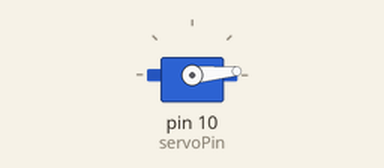
Bench run of a sketch on a simulated Arduino Uno, built with avr-gcc and run on an emulated ATmega328P. Parts: servo.

Above: at 0.05 s.
At 0.7 s:
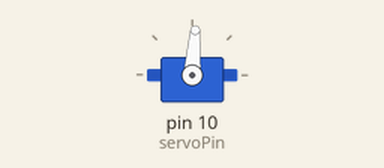
At 1.4 s:
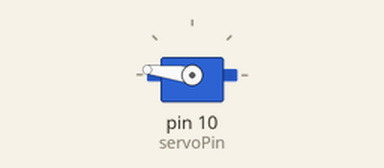
At 2.75 s:
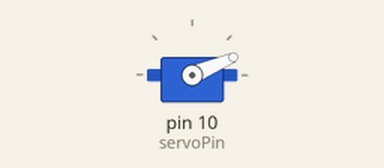
Timing chart, 0 to 6.7 s (numbered marks = the images above):
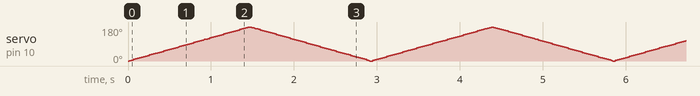

The sketch:

servo.ino
```cpp
#include <Servo.h>

Servo marcel;
int servoPin = 10;

void setup() {
  // put your setup code here, to run once:
  marcel.attach(servoPin);
}

void loop() {

  for(int pos=0; pos <=180; pos++) {
    marcel.write(pos);
    delay(8);
  }

  for(int pos=180; pos >= 0; pos--) {
    marcel.write(pos);
    delay(8);
  }

}
```
